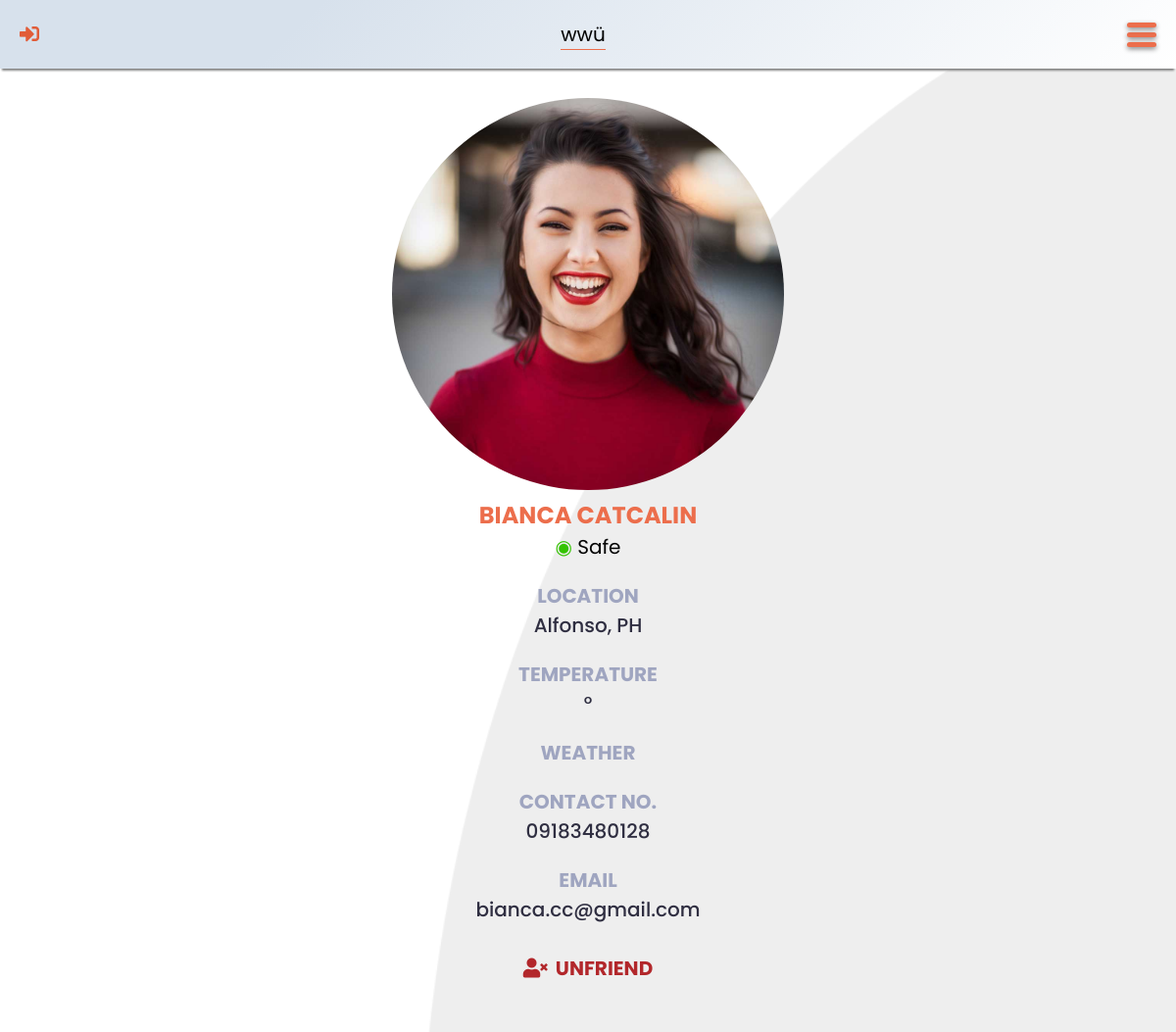
Page /friend.php?friend-id=17 on the committed database.
### tables this page shows
CREATE TABLE `user` (
	`user_id` INT UNSIGNED AUTO_INCREMENT PRIMARY KEY,
	`fname` VARCHAR(50) NOT NULL,
	`lname` VARCHAR(50) NOT NULL,
	`contact_no` CHAR(13) NOT NULL,
	`location` VARCHAR(50) NOT NULL,
	`email` VARCHAR(100) NOT NULL UNIQUE,
	`password` VARCHAR(255) NOT NULL,
	`profile_picture` CHAR(12) DEFAULT 'default.jpg' NOT NULL ,
	`status` ENUM('Safe', 'Moderately Affected', 'Severely Affected') DEFAULT 'Safe' NOT NULL,
	`unit` ENUM('Metric', 'Imperial') DEFAULT 'Metric' NOT NULL
);

### src/header.php (called while the page is built, shortened)
<?php
	$unit = "metric";
	if (isset($_SESSION["account-verified"])) {
		$user_id = $_SESSION["account-verified"];
		require_once "config/config.php";
		require_once "lib/database-handler.php";
		require_once "models/User.php";
		$user = new User();
		$account = $user->getUser($user_id);
		$fname = $account->fname;
		$location = $account->location;
		$icon = "out";
		$logInLogOut = "src/sign-out.php";
		$unit = strtolower($account->unit);
	}
	else {
		$user_id = $location = "";
		$fname = "wwü";
		$icon = "in";
		$logInLogOut = "login.php";
	}
?>

### lib/database-handler.php (called while the page is built, shortened)
<?php
class Database {
	private $host = DB_HOST;
	private $dbname = DB_NAME;
	private $charset = DB_CHARSET;
	private $user = DB_USER;
	private $password = DB_PASSWORD;
	private $dbh;
	private $stmt;
	public function __construct() {
		$dsn = "mysql:host=".$this->host.";charset=".$this->charset.";dbname=".$this->dbname;
		$options = array (
			PDO::ATTR_PERSISTENT => true,
			PDO::ATTR_ERRMODE => PDO::ERRMODE_EXCEPTION,
			PDO::ATTR_ORACLE_NULLS => PDO::NULL_NATURAL
		);
		try {
			$this->dbh = new PDO($dsn, $this->user, $this->password, $options);
		}
		catch (PDOException $e) {
			$this->error = $e->getMessage()." in ".$e->getFile()." on line ".$e->getLine();
			$this->terminate();
		}
	}
	public function query($query) {
		$this->stmt = $this->dbh->prepare($query);
	}
	public function bind($param, $value, $type = null) {
		if (is_null($type)) {
			switch (true) {
				default:
					$type = PDO::PARAM_STR;
			}
		}
		$this->stmt->bindValue($param, $value, $type);
	}
	public function execute($message = "", $redirect = "") {
		try {
			return $this->stmt->execute();
		}
		catch (PDOException $e) {
			$this->logFile = "../src/log.txt";
			$this->error = $e->getMessage()." in ".$e->getFile()." on line ".$e->getLine();
			$this->logError();
		}
		finally {
			if ($redirect !== "") {
				$this->confirmQuery($message, $redirect);
			}
		}
	}
	public function resultRecord() {
		$this->execute();
		return $this->stmt->fetch(PDO::FETCH_OBJ);
	}
}

### models/User.php (called while the page is built, shortened)
<?php
class User {
	protected $db;
	public function __construct() {
		$this->db = new Database();
	}
	public function getUser($id) {
		$this->db->query("SELECT * FROM `user` WHERE `user_id` = ?");
		$this->db->bind(1, $id);
		return $this->db->resultRecord();
	}
}

### friend.php (the view, shortened to what this page needs)
<?php
	require_once "src/header.php";
	if (isset($_GET["friend-id"])) {
		$friend_id = $_GET["friend-id"];
		require_once "lib/database-handler.php";
		require_once "models/User.php";
		$user = new User();
		$f = $user->getUser($friend_id);
		$friend_name = $f->fname." ".$f->lname;
	}
	else {
		echo "<script>alert('Sorry, something went wrong!');</script>";
		echo "<script>window.location.href = 'friends.php'</script>";
	}
?>
<!DOCTYPE html>
<html lang="en">
<head>
	<link rel="stylesheet" type="text/css" href="css/all.min.css" />
	<link rel="stylesheet" type="text/css" href="css/general.css" />
	<link rel="stylesheet" type="text/css" href="css/tingle.min.css" />
	<link rel="stylesheet" type="text/css" href="css/modal.css" />
	<link rel="stylesheet" type="text/css" href="css/outer-navigation-menu.css" />
	<link rel="stylesheet" type="text/css" href="css/weather-status.css" />
	<link rel="stylesheet" type="text/css" href="css/one-person-page.css" />
	<link rel="stylesheet" type="text/css" href="css/friend.css" />
</head>
<body>
	<header data-unit="<?php echo $unit; ?>">
		<a href="<?php echo $logInLogOut; ?>" class="fas fa-sign-<?php echo $icon; ?>-alt"></a>
		<div class="data">
			<p id="fname" data-user-id="<?php echo $user_id; ?>"><?php echo $fname; ?></p>
			<p id="location"><?php echo $location; ?></p>
		</div>
		<label for="check-menu" class="menu-button"><div class="menu-lines"></div></label>
	</header>
	<main>
		<section id="friend">
			<img src="img/profile-pictures/<?php echo $f->profile_picture; ?>" alt="Profile Picture" />
			<h2><?php echo $friend_name; ?></h2>
			<div>
				<span class="status <?php echo str_replace(" ", "-", strtolower($f->status)); ?>">&#9673;</span>
				<?php echo $f->status; ?>
			</div>
			<div id="friend-data">
				<div class="item">
					<div class="label">Location</div>
					<div id="friend-location" class="value"><?php echo $f->location; ?></div>
				</div>
				<div class="item">
					<div class="label">Temperature</div>
					<div id="temperature" class="value"><span class="value"></span>&#176; <span class="unit"></span></div>
				</div>
				<div class="item">
					<div class="label">Weather</div>
				</div>
				<div class="item">
					<div class="label">Contact No.</div>
					<div class="value"><a href="tel:<?php echo $f->contact_no; ?>"><?php echo $f->contact_no; ?></a></div>
				</div>
				<div class="item">
					<div class="label">Email</div>
					<div class="value"><a href="mailto:<?php echo $f->email; ?>"><?php echo $f->email; ?></a></div>
				</div>
				<div class="item">
					<form action="src/unfriend.php" method="post">
						<button id="unfriend"><i class="fa fa-user-times"></i>Unfriend</button>
					</form>
				</div>
			</div>
		</section>
	</main>
</body>
</html>

### css/general.css (style rules this page uses)
:root { --cadet-blue: #9fa5c0; --charade: #2f2e41; --dark-orange: #e15c38; --green: #34c300; --gun-powder: #3f3f56; --light-gray: #d3d3d3; --orange: #ec6e4c; --red: #ff0000; --saffron: #f5d23b; --sandy-brown: #f2a65a; --tall-poppy: #b2272b; }
* { -webkit-tap-highlight-color: transparent; box-sizing: border-box; font-family: "Poppins", sans-serif; margin: 0; padding: 0; }
h2 { color: var(--orange); font-weight: 700; margin: 0 0 10px 0; text-align: center; text-transform: uppercase; }
body { padding: env(safe-area-inset-top, 0px) env(safe-area-inset-right, 0px) env(safe-area-inset-bottom, 0px) env(safe-area-inset-left, 0px); font-size: 20px; }

### css/outer-navigation-menu.css (style rules this page uses)
header { align-items: center; background-image: linear-gradient(315deg, #ffffff 0%, #d7e1ec 74%); box-shadow: 0 4px 2px -2px gray; display: flex; height: 70px; justify-content: space-between; padding: 20px; position: fixed; top: 0; width: 100%; z-index: 20; }
header a { text-decoration: none; }
header .fas { color: var(--dark-orange); font-size: 20px; }
header .data p { margin: 0; text-align: center; }
#location { border-top: 1px solid var(--orange); color: var(--charade); font-family: "Baloo 2", sans-serif; font-size: 28px; font-weight: 700; line-height: 30px; margin-top: 2px; margin: 0; text-transform: uppercase; }
.menu-lines, .menu-lines::before, .menu-lines::after { background-color: var(--orange); border-radius: 5px; box-shadow: 0 2px 5px gray; height: 5px; transition: all 0.5s ease-in-out; width: 30px; }
.menu-lines::before, .menu-lines::after { content: ""; display: block; position: absolute; }
.menu-lines::before { transform: translateY(-10px); }
.menu-lines::after { transform: translateY(10px); }
section { padding: 100px 50px; }

### css/weather-status.css (style rules this page uses)
.safe { color: var(--green); }

### css/one-person-page.css (style rules this page uses)
main { background-image: url("../img/light-gray-background.png"); background-position: center center; background-repeat: no-repeat; background-size: cover; }
section { padding: 100px 50px 50px 50px; }
img { border-radius: 50%; height: 250px; width: 250px; }

### css/friend.css (style rules this page uses)
#friend { text-align: center; }
h2 { margin-bottom: 0; }
#friend-data { text-align: left; }
.label { color: var(--cadet-blue); font-weight: bold; margin-top: 20px; text-transform: uppercase; }
div.value { color: var(--charade); font-weight: 500; }
.value a { color: inherit; text-decoration: none; }
#unfriend { background: none; border: none; color: var(--tall-poppy); display: inline-block; font-size: inherit; font-weight: bold; margin-top: 30px; text-align: center; text-transform: uppercase; }
#unfriend i { display: inline-block; margin-right: 8px; }
@media screen and (min-width: 550px) { #friend img { height: 50vh; width: auto; } }
@media screen and (min-width: 550px) { #friend h2 { font-size: 1.2em; } }
@media screen and (min-width: 550px) { #friend-data { text-align: center; } }

### rows in the picture
user: profile_picture (picture), friend_name "BIANCA CATCALIN", status "Safe", location "Alfonso, PH", contact_no "09183480128", email "bianca.cc@gmail.com"

### other values in the picture
$fname "wwü"
